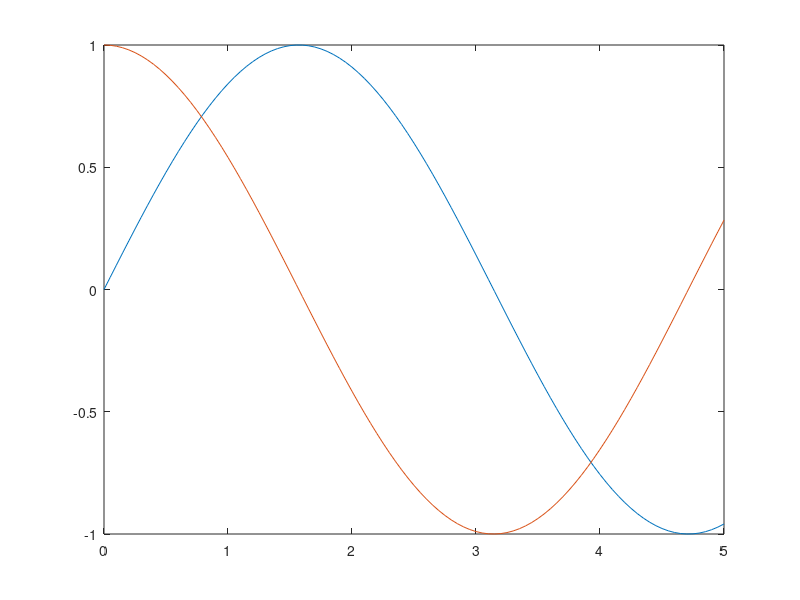

MATLAB code to generate this figure:
% L2_11: Illustration of multiple curves.
% Copyright S. Nakamura, 1995
set(gcf, 'NumberTitle','off','Name', 'Plotted by List 2.11')

clear,clf,hold off
x = 0:0.05:5;
y(1,:) = sin(x);
y(2,:) = cos(x);
plot(x,y)
